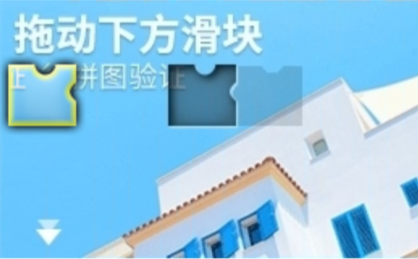
#> input picture 模块/验证码识别/huadong.png, 418 x 259 px
$ python opencv.py
#> lines starting #> are read from the running program, lines starting #| are printed output that depends on the picture; after the words box and inside, x2 and y2 are one past the last pixel; in counts of white or black regions, pixels touching at a corner belong together
import cv2
gaussian_blur_kernel_size=(5,5)
gaussian_blur_sigma_x=0
canny_threshold1=200
canny_threshold2=450
#高斯滤波处理
def get_gaussian_blur_image(image):
    return cv2.GaussianBlur(image,gaussian_blur_kernel_size,gaussian_blur_sigma_x)
#边缘检测处理
def get_canny_image(img):
    return cv2.Canny(img,canny_threshold1,canny_threshold2)
#轮廓提取处理
def get_contours(img):
    contours,_=cv2.findContours(img,cv2.RETR_CCOMP,cv2.CHAIN_APPROX_SIMPLE)
    return contours
#读取图像，函数调用，处理图像
img_raw=cv2.imread('./huadong.png')
#> img_raw is the input picture: shape (259, 418, 3); mean B, G, R 231.7, 201, 144.5
img_height,img_width,_=img_raw.shape
#> img_height = 259; img_width = 418
img_gaussian_blur=get_gaussian_blur_image(img_raw)
img_canny=get_canny_image(img_gaussian_blur)
#> in get_canny_image, `return cv2.Canny(img,canny_threshold1,canny_threshold2)`:
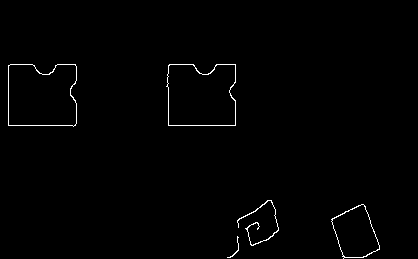
#> returned value: shape (259, 418); 0.87% white in thin lines or dots, all inside (x1, y1, x2, y2) = (8, 64, 380, 259)
contours=get_contours(img_canny)
#> in get_contours, `contours,_=cv2.findContours(img,cv2.RETR_CCOMP,cv2.CHAIN_APPROX_SIMPLE)`: contours = 8 contours, 1 with area under 20; largest, box (x1, y1, x2, y2) and area: (8, 64, 77, 127) 3900, (8, 64, 77, 127) 3881, (166, 64, 236, 126) 3877, (167, 64, 236, 126) 3852, (331, 204, 380, 259) 1714, (331, 204, 380, 258) 1690, (237, 200, 279, 246) 46
#设置面积的阈值
def get_contour_area_threshold(img_width,img_height):
    contour_area_min=(img_width*0.15)*(img_height*0.25)*0.8
    contour_area_max=(img_width*0.15)*(img_height*0.25)*1.2
    return contour_area_min,contour_area_max
#设置周长的阈值
def get_arc_length_threshold(img_width,img_height):
    arc_length_min=((img_width*0.15)+(img_height*0.25))*2*0.8
    arc_length_max = ((img_width * 0.15) + (img_height * 0.25)) * 2 * 1.2
    return arc_length_min,arc_length_max
#设置偏移量的阈值
def get_offset_threshold(img_width):
    offset_min=0.2*img_width
    offset_max=0.85*img_width
    return offset_min,offset_max

#函数调用
contour_area_min,contour_area_max=get_contour_area_threshold(img_width=img_width,img_height=img_height)
#> contour_area_min = 3247.9; contour_area_max = 4871.8
arc_length_min,arc_length_max=get_arc_length_threshold(img_width,img_height)
#> arc_length_min = 203.9; arc_length_max = 305.9
offset_min,offset_max=get_offset_threshold(img_width)
#> offset_min = 83.6; offset_max = 355.3
offset=None
#for循环contours 进行判断取出符合条件的值
for contour in contours:
    #外接矩形的轮廓数值
    x,y,w,h=cv2.boundingRect(contour)
    if contour_area_min<cv2.contourArea(contour)<contour_area_max and arc_length_min<cv2.arcLength(contour,True)<arc_length_max and offset_min<x<offset_max:
        #对图像进行标注
        cv2.rectangle(img_raw,(x,y),(x+w,y+h),(0,0,255),2)
        offset=x
#> this loop made 8 passes
#> (x, y, w, h, offset) on passes 5 to 6: (166, 64, 70, 62, 166), (167, 64, 69, 62, 167)
#> (x, y, w, h) on passes 1, 2, 3, 4, 7, 8: (227, 236, 12, 22), (331, 204, 49, 55), (331, 204, 49, 54), (237, 200, 42, 46), (8, 64, 69, 63), (8, 64, 69, 63)
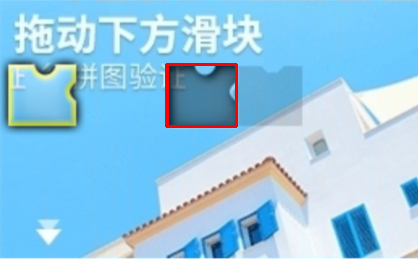
#> img_raw: shape (259, 418, 3); 0.78% of pixels changed, all inside (x1, y1, x2, y2) = (165, 63, 238, 128)
cv2.imwrite('img_label.png',img_raw)
print(offset)
#| 167
